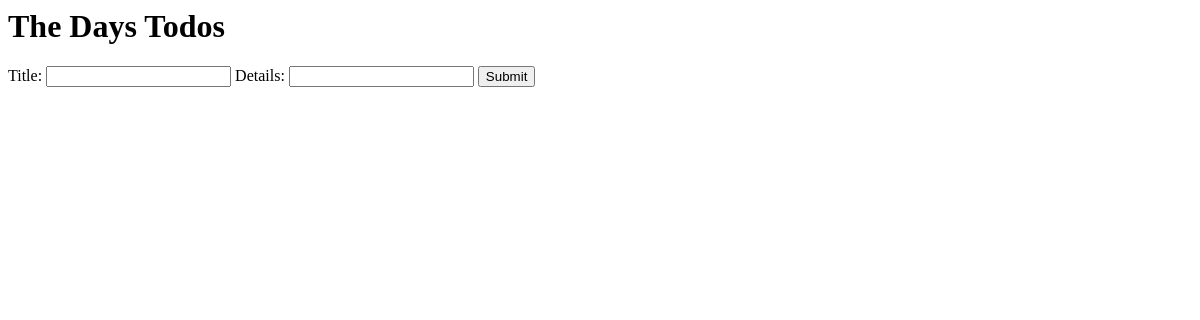
/index/, run on an earlier commit of the app's database.
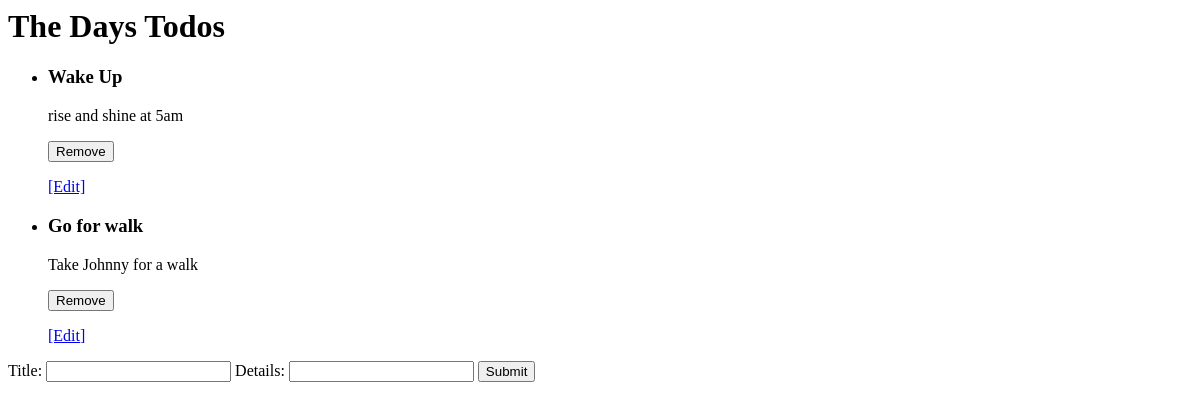
And on a later commit of the database.
### todos/models.py (models this page shows)
class Todo(models.Model):
    title = models.CharField(max_length=300)
    details = models.CharField(max_length= 1000)

### todos/views.py (the view)
# urls.py: path('index/', index),
def index(request):
    if(request.method == "POST"):
        Todo.objects.create(
            title=request.POST.get('title'),
            details=request.POST.get('details')
        )
        return HttpResponseRedirect("/index/")
    if(request.method == "GET"):
        todos = Todo.objects.all()
        form = TodoForm()
        return render(request, 'index.html', {'todos': todos, 'form': form})

### todos/forms.py
class TodoForm(ModelForm):
    class Meta:
        model = Todo
        fields = ['title', 'details']

### todos/templates/index.html (shortened to what this page needs)
<h1>The Days Todos</h1>
<ul>
    {% for todo in todos %}
        <li>
            <h3>{{todo.title}}</h3>
            <p>{{todo.details}}</p>
        </li>
        <form action="/delete/{{todo.id}}/" method="POST">
            <button type='submit'>Remove</button>
        </form>
        <a href="/update/{{todo.id}}">[Edit]</a>
    {% endfor %}
</ul>
<form action="/index/" method='post'>
    {{form}}
    <button type="submit">Submit</button>
</form>

What changed in the data, as far as the page shows it:
added Todo: title "Wake Up", details "rise and shine at 5am"
added Todo: title "Go for walk", details "Take Johnny for a walk"
